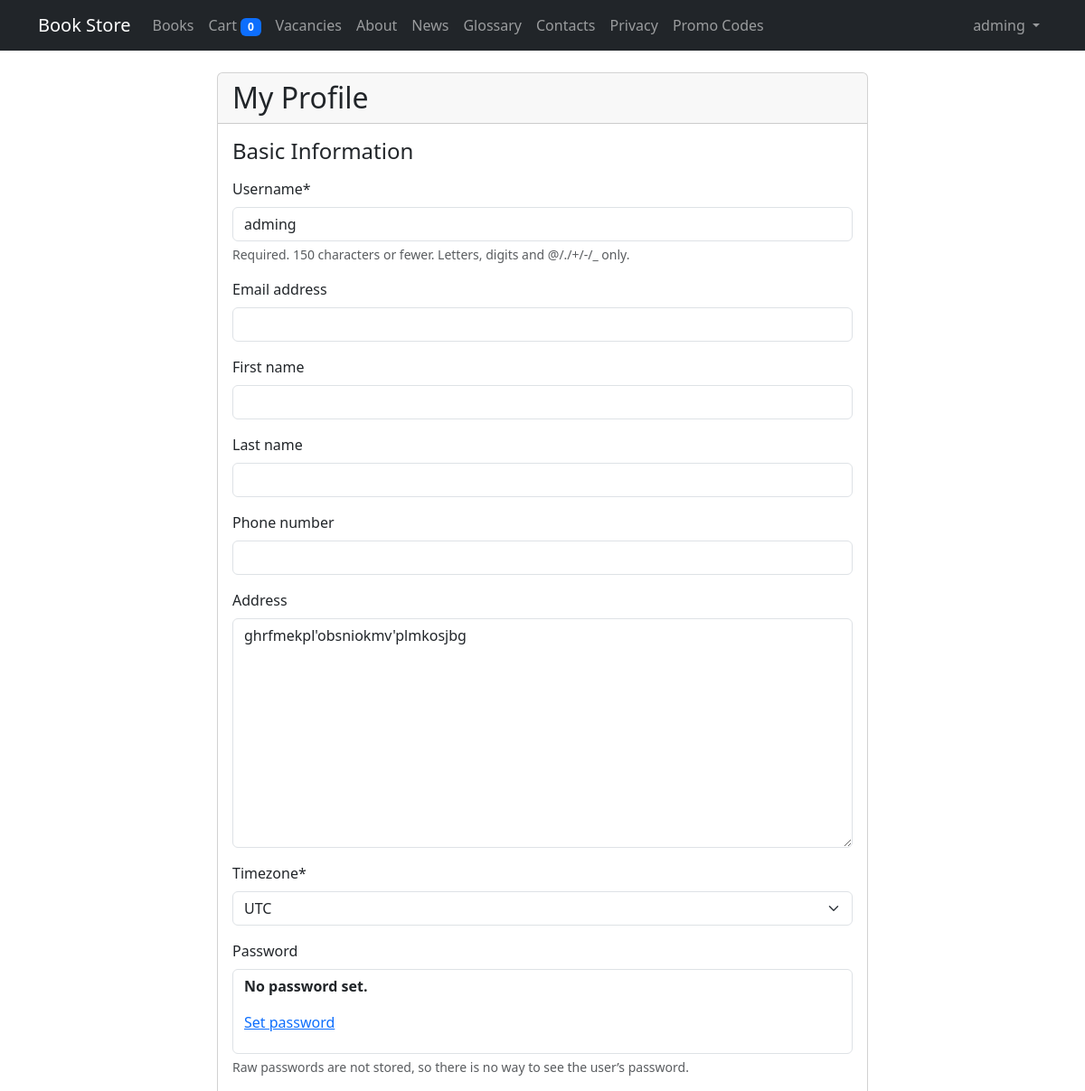
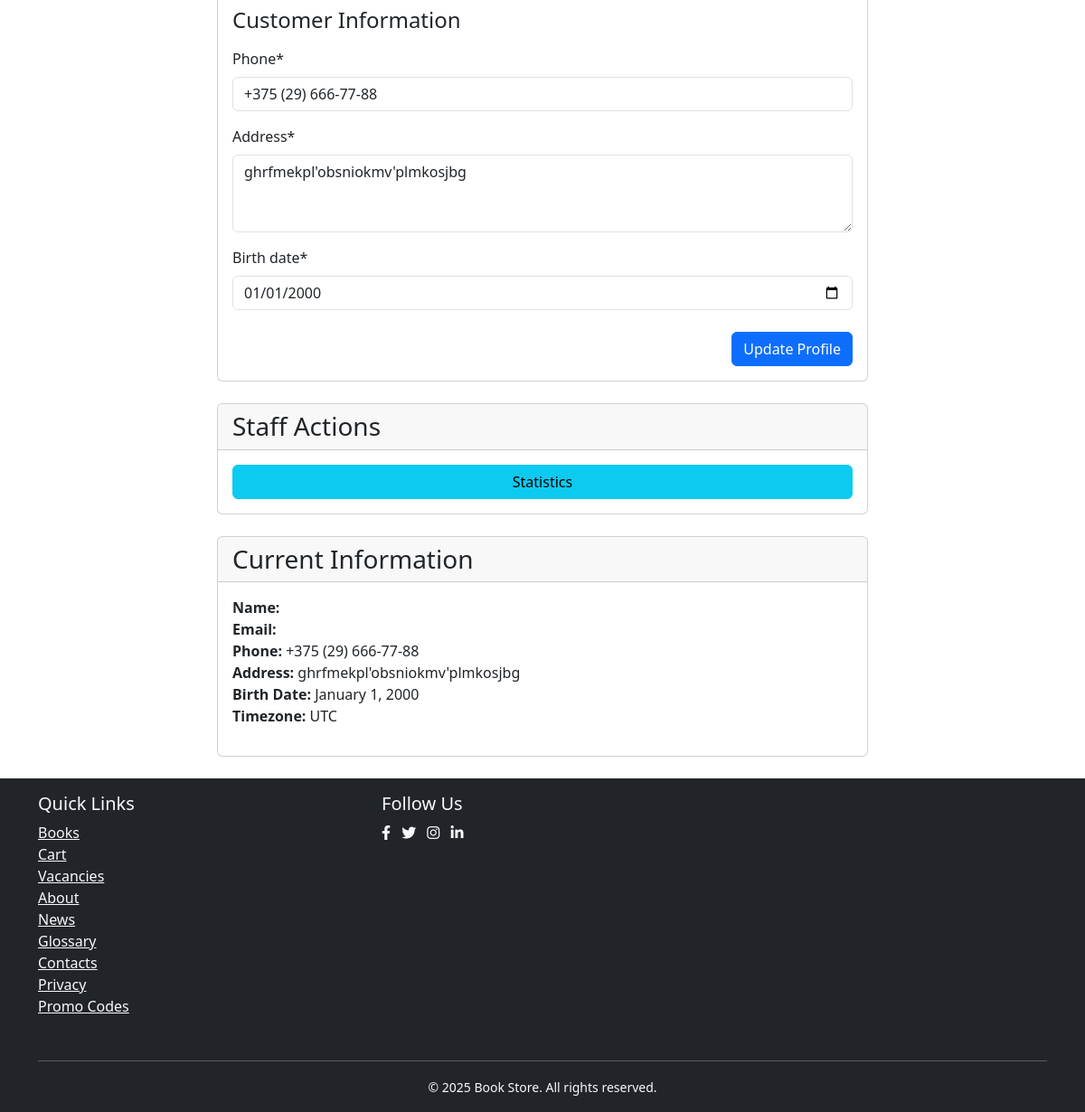
Page /users/profile/ (signed in) on the committed database (2 pictures, top to bottom).
### users/models.py (models this page shows, shortened)
class User(AbstractUser):
    phone_number = models.CharField(max_length=15, blank=True)
    address = models.TextField(blank=True)
    timezone = models.CharField(max_length=50, choices=TIMEZONE_CHOICES, default='UTC')

### books/models.py (models this page shows, shortened)
class Customer(models.Model):
    user = models.OneToOneField(User, on_delete=models.CASCADE)
    phone = models.CharField(
        max_length=20,
        validators=[
            RegexValidator(
                regex=r'^\+375 \(29\) \d{3}-\d{2}-\d{2}$',
                message="Phone number must be in format: +375 (29) XXX-XX-XX"
            )
        ]
    )
    address = models.TextField()
    birth_date = models.DateField(default=datetime.date(2000, 1, 1))
    timezone = models.CharField(max_length=50, default='UTC')
    created_at = models.DateTimeField(auto_now_add=True)
    updated_at = models.DateTimeField(auto_now=True)
    class Meta:
        verbose_name = "Customer"
        verbose_name_plural = "Customers"

### users/views.py (the view)
# urls.py: path('profile/', views.profile, name='profile'),
@login_required
def profile(request):
    try:
        customer = request.user.customer
    except Customer.DoesNotExist:
        customer = None
    if request.method == 'POST':
        user_form = CustomUserChangeForm(request.POST, instance=request.user)
        customer_form = CustomerForm(request.POST, instance=customer)
        if user_form.is_valid() and customer_form.is_valid():
            user_form.save()
            if customer_form.has_changed():
                customer = customer_form.save(commit=False)
                customer.user = request.user
                customer.save()
            messages.success(request, 'Profile updated successfully!')
            return redirect('users:profile')
        else:
            messages.error(request, 'Please correct the errors below.')
    else:
        user_form = CustomUserChangeForm(instance=request.user)
        customer_form = CustomerForm(instance=customer)
    return render(request, 'registration/profile.html', {
        'user_form': user_form,
        'customer_form': customer_form,
        'customer': customer
    })

### users/forms.py
class CustomUserChangeForm(UserChangeForm):
    class Meta(UserChangeForm.Meta):
        model = User
        fields = ('username', 'email', 'first_name', 'last_name', 'phone_number', 'address', 'timezone')
    def __init__(self, *args, **kwargs):
        super().__init__(*args, **kwargs)
        self.fields['timezone'].widget.attrs.update({
            'class': 'form-select',
            'data-live-search': 'true'
        })

### books/forms.py (shortened to what this page needs)
class CustomerForm(forms.ModelForm):
    class Meta:
        model = Customer
        fields = ['phone', 'address', 'birth_date']
        widgets = {
            'phone': forms.TextInput(attrs={'placeholder': '+375 (29) XXX-XX-XX', 'class': 'form-control'}),
            'address': forms.Textarea(attrs={'rows': 3, 'class': 'form-control'}),
            'birth_date': forms.DateInput(attrs={'type': 'date', 'class': 'form-control'}),
        }

### books/context_processors.py (called while the page is built)
def cart(request):
    cart = request.session.get('cart', {})
    return {
        'cart': cart,
        'cart_count': len(cart)
    }

### templates/registration/profile.html (shortened to what this page needs)
{% extends 'base.html' %}
{% load crispy_forms_tags %}
{% block extra_css %}
<link rel="stylesheet" href="https://cdn.jsdelivr.net/npm/bootstrap-select@1.14.0-beta3/dist/css/bootstrap-select.min.css">
{% endblock %}
{% block content %}
<div class="container">
    <div class="row">
        <div class="col-md-8 offset-md-2">
            <div class="card">
                <div class="card-header">
                    <h2 class="mb-0">My Profile</h2>
                </div>
                <div class="card-body">
                    <form method="post">
                        <h4 class="mb-3">Basic Information</h4>
                        {{ user_form|crispy }}
                        <h4 class="mb-3 mt-4">Customer Information</h4>
                        {{ customer_form|crispy }}
                        <div class="d-grid gap-2 d-md-flex justify-content-md-end mt-4">
                            <button type="submit" class="btn btn-primary">
                                {% if customer %}Update Profile{% else %}Complete Profile{% endif %}
                            </button>
                        </div>
                    </form>
                </div>
            </div>
            {% if user.is_staff %}
            <div class="card mt-4">
                <div class="card-header">
                    <h3 class="mb-0">Staff Actions</h3>
                </div>
                <div class="card-body">
                    <div class="d-grid gap-2">
                        <a href="{% url 'books:statistics' %}" class="btn btn-info">Statistics</a>
                    </div>
                </div>
            </div>
            {% endif %}
            {% if customer %}
            <div class="card mt-4">
                <div class="card-header">
                    <h3 class="mb-0">Current Information</h3>
                </div>
                <div class="card-body">
                    <ul class="list-unstyled">
                        <li><strong>Name:</strong> {{ user.get_full_name }}</li>
                        <li><strong>Email:</strong> {{ user.email }}</li>
                        <li><strong>Phone:</strong> {{ customer.phone }}</li>
                        <li><strong>Address:</strong> {{ customer.address }}</li>
                        <li><strong>Birth Date:</strong> {{ customer.birth_date|date:"F j, Y" }}</li>
                        <li><strong>Timezone:</strong> {{ customer.timezone }}</li>
                    </ul>
                </div>
            </div>
            {% endif %}
        </div>
    </div>
</div>
{% endblock %}

### templates/base.html (shortened to what this page needs)
<!DOCTYPE html>
<html lang="en" class="h-100">
<head>
    <link href="https://cdn.jsdelivr.net/npm/bootstrap@5.3.0/dist/css/bootstrap.min.css" rel="stylesheet">
    <link href="https://cdnjs.cloudflare.com/ajax/libs/font-awesome/6.0.0/css/all.min.css" rel="stylesheet">
    <link href="https://cdn.jsdelivr.net/npm/bootstrap-icons@1.10.5/font/bootstrap-icons.css" rel="stylesheet">
    {% block extra_css %}{% endblock %}
</head>
<body>
    <nav class="navbar navbar-expand-lg navbar-dark bg-dark">
        <div class="container">
            <a class="navbar-brand" href="{% url 'books:home' %}">Book Store</a>
            <div class="collapse navbar-collapse" id="navbarNav">
                <ul class="navbar-nav me-auto">
                    <li class="nav-item">
                        <a class="nav-link {% if request.resolver_match.url_name == 'book_list' %}active{% endif %}"
                           href="{% url 'books:book_list' %}">Books</a>
                    </li>
                    <li class="nav-item">
                        <a class="nav-link {% if request.resolver_match.url_name == 'cart_detail' %}active{% endif %}"
                           href="{% url 'books:cart_detail' %}">
                            Cart <span class="badge bg-primary">{{ cart_count }}</span>
                        </a>
                    </li>
                    <li class="nav-item">
                        <a class="nav-link {% if request.resolver_match.url_name == 'vacancy_list' %}active{% endif %}"
                           href="{% url 'books:vacancy_list' %}">Vacancies</a>
                    </li>
                    <li class="nav-item">
                        <a class="nav-link {% if request.resolver_match.url_name == 'company_info' %}active{% endif %}" href="{% url 'books:company_info' %}">About</a>
                    </li>
                    <li class="nav-item">
                        <a class="nav-link {% if request.resolver_match.url_name == 'news_list' %}active{% endif %}" href="{% url 'books:news_list' %}">News</a>
                    </li>
                    <li class="nav-item">
                        <a class="nav-link {% if request.resolver_match.url_name == 'terms_list' %}active{% endif %}" href="{% url 'books:terms_list' %}">Glossary</a>
                    </li>
                    <li class="nav-item">
                        <a class="nav-link {% if request.resolver_match.url_name == 'contacts' %}active{% endif %}" href="{% url 'books:contacts' %}">Contacts</a>
                    </li>
                    <li class="nav-item">
                        <a class="nav-link {% if request.resolver_match.url_name == 'privacy_policy' %}active{% endif %}" href="{% url 'books:privacy_policy' %}">Privacy</a>
                    </li>
                    <li class="nav-item">
                        <a class="nav-link {% if request.resolver_match.url_name == 'promocode_list' %}active{% endif %}" href="{% url 'books:promocode_list' %}">Promo Codes</a>
                    </li>
                </ul>
                <ul class="navbar-nav">
                    {% if user.is_authenticated %}
                        <li class="nav-item dropdown">
                            <a class="nav-link dropdown-toggle" href="#" id="navbarDropdown" role="button"
                               data-bs-toggle="dropdown" aria-expanded="false">
                                {{ user.get_full_name|default:user.username }}
                            </a>
                        </li>
                    {% endif %}
                </ul>
            </div>
        </div>
    </nav>
    <main class="container my-4">
        {% block content %}
        {% endblock %}
    </main>
    <footer class="footer mt-auto py-3 bg-dark text-light">
        <div class="container">
            <div class="row">
                <div class="col-md-4 mb-3">
                    <h5>Quick Links</h5>
                    <ul class="list-unstyled">
                        <li><a href="{% url 'books:book_list' %}" class="text-light">Books</a></li>
                        <li><a href="{% url 'books:cart_detail' %}" class="text-light">Cart</a></li>
                        <li><a href="{% url 'books:vacancy_list' %}" class="text-light">Vacancies</a></li>
                        <li><a href="{% url 'books:company_info' %}" class="text-light">About</a></li>
                        <li><a href="{% url 'books:news_list' %}" class="text-light">News</a></li>
                        <li><a href="{% url 'books:terms_list' %}" class="text-light">Glossary</a></li>
                        <li><a href="{% url 'books:contacts' %}" class="text-light">Contacts</a></li>
                        <li><a href="{% url 'books:privacy_policy' %}" class="text-light">Privacy</a></li>
                        <li><a href="{% url 'books:promocode_list' %}" class="text-light">Promo Codes</a></li>
                    </ul>
                </div>
                <div class="col-md-4">
                    <h5>Follow Us</h5>
                    <div class="social-links">
                        <a href="#" class="text-light me-2"><i class="fab fa-facebook-f"></i></a>
                        <a href="#" class="text-light me-2"><i class="fab fa-twitter"></i></a>
                        <a href="#" class="text-light me-2"><i class="fab fa-instagram"></i></a>
                        <a href="#" class="text-light"><i class="fab fa-linkedin-in"></i></a>
                    </div>
                </div>
            </div>
            <hr class="bg-light">
            <div class="text-center">
                <small>&copy; {% now "Y" %} Book Store. All rights reserved.</small>
            </div>
        </div>
    </footer>
</body>
</html>

### templates/base.html (style rules this page uses)
body { min-height: 100vh; display: flex; flex-direction: column; }
main { flex: 1 0 auto; }
footer { flex-shrink: 0; margin-top: auto; }

### rows in the picture
User: get_full_name "adming", username "adming", address "ghrfmekpl'obsniokmv'plmkosjbg", timezone "UTC"
Customer: phone "+375 (29) 666-77-88", address "ghrfmekpl'obsniokmv'plmkosjbg", birth_date "01/01/2000", birth_date "January 1, 2000", timezone "UTC"

### other values in the picture
{{ cart_count }} "0"
